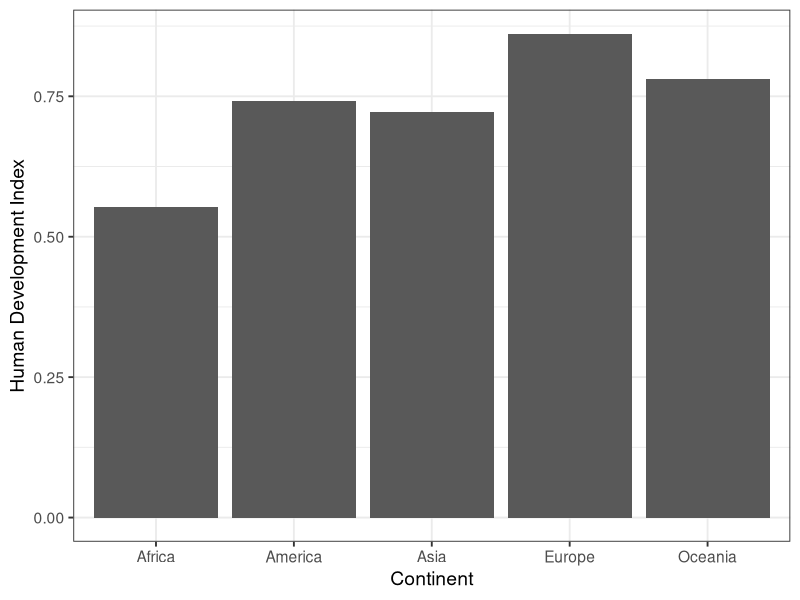
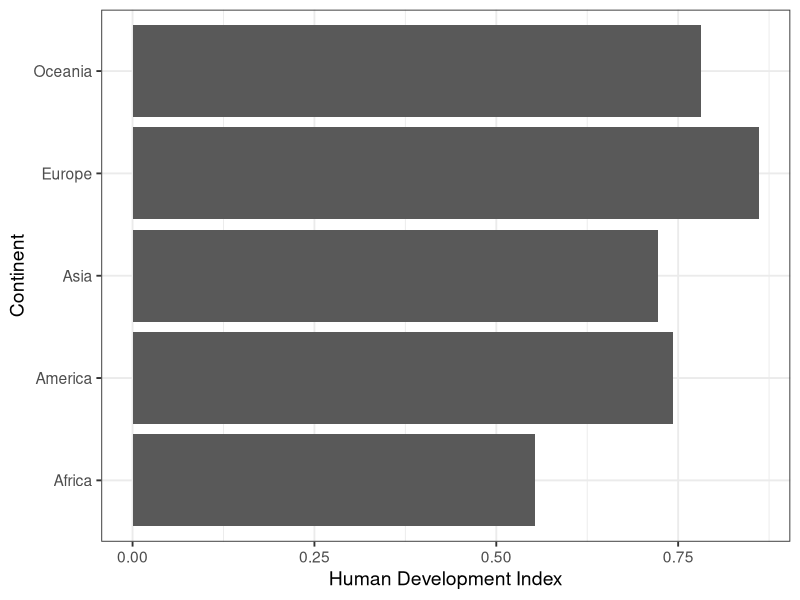
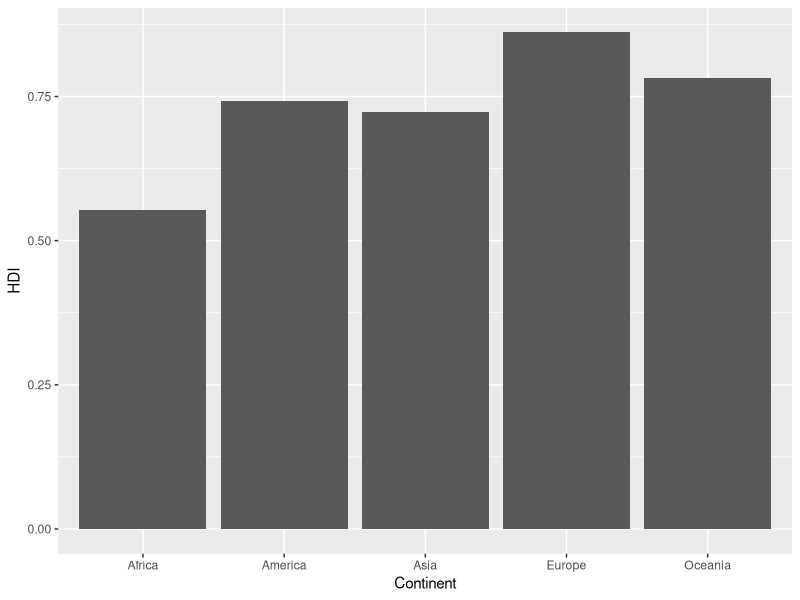
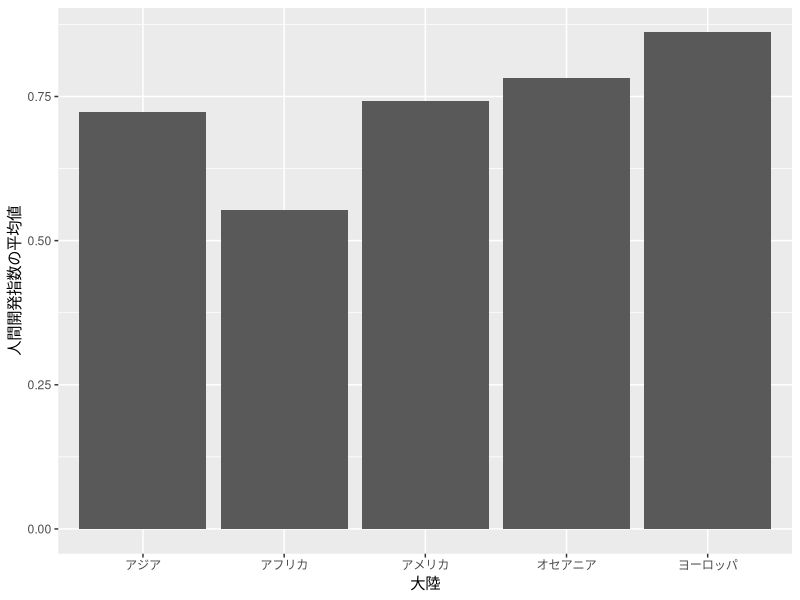
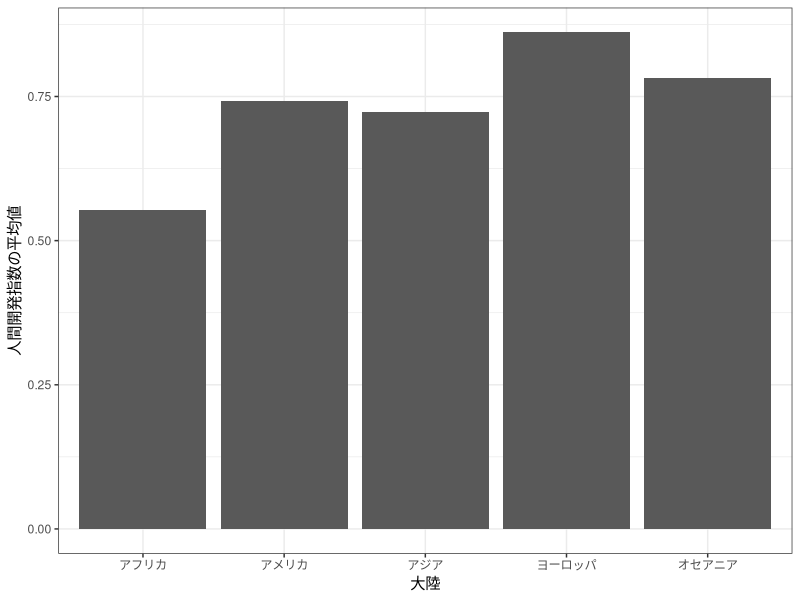
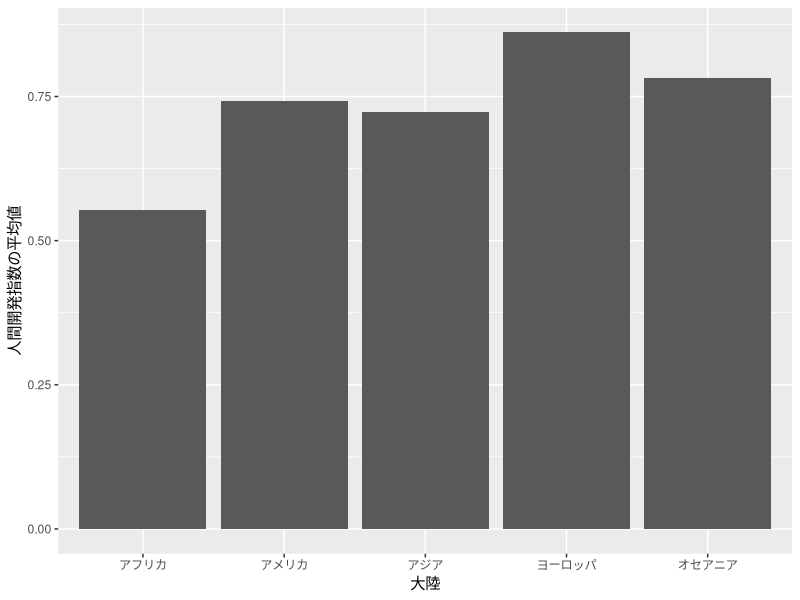
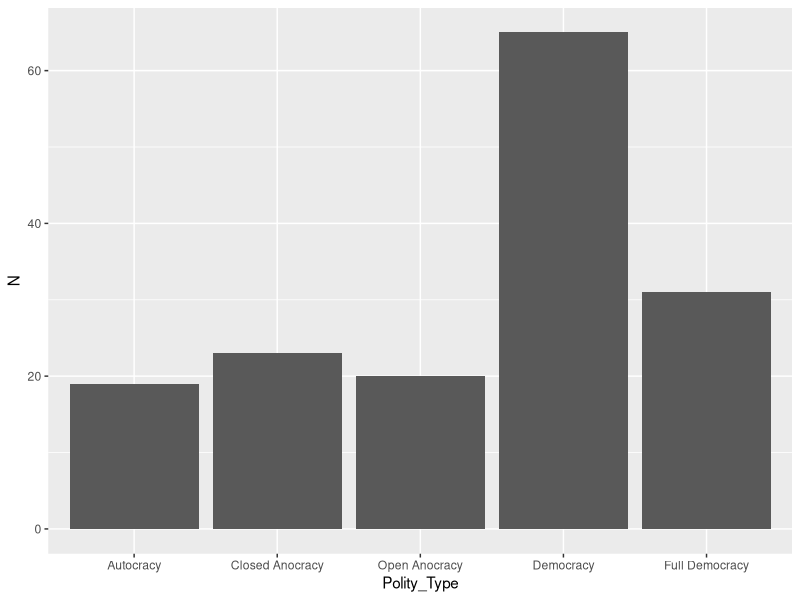
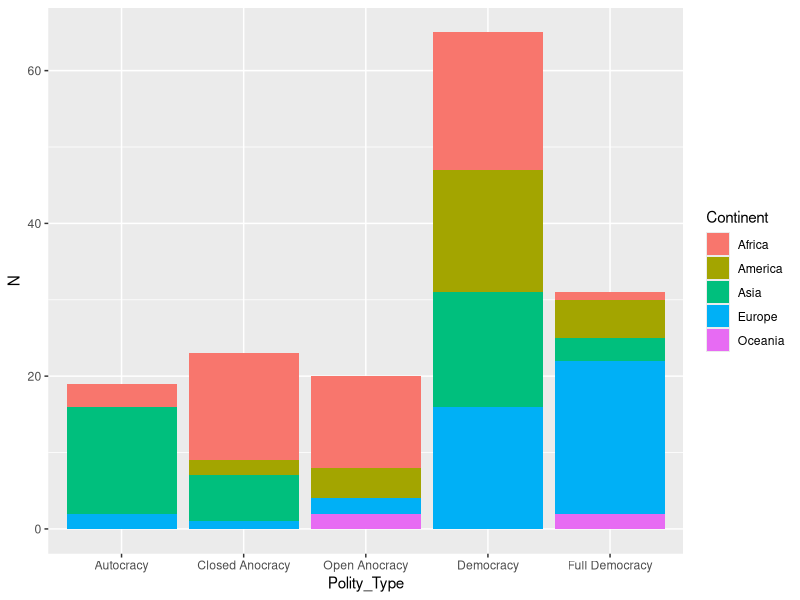

Generate these figures, in order, with R:
## ---- chunk 1
#| include: false
library(tidyverse)
df <- read_csv("Data/countries.csv")
## ---- chunk 2
#| message: false
#| echo: false
library(tidyverse)
df <- read_csv("Data/countries.csv")
## ---- chunk 3
#| echo: false
#| fig-width: 5
#| fig-height: 4
df |>
   group_by(Continent) |>
   summarise(HDI = mean(HDI_2018, na.rm = TRUE)) |>
   ggplot() +
   geom_col(aes(x = Continent, y = HDI)) +
   labs(y = "Human Development Index") +
   theme_bw(base_size   = 14)
## ---- chunk 4
#| echo: false
#| fig-width: 5
#| fig-height: 4
df |>
   group_by(Continent) |>
   summarise(HDI = mean(HDI_2018, na.rm = TRUE)) |>
   ggplot() +
   geom_col(aes(y = Continent, x = HDI)) +
   labs(x = "Human Development Index") +
   theme_bw(base_size   = 14)
## ---- chunk 5
#| message: false
library(tidyverse)
df <- read_csv("Data/countries.csv")

df2 <- df |>
   group_by(Continent) |>
   summarise(HDI = mean(HDI_2018, na.rm = TRUE))

df2
## ---- chunk 6
#| code-line-numbers: "3,4"
bar_plot1 <- df2 |>
  ggplot() +
  geom_col(aes(x = Continent, y = HDI))
## ---- chunk 7
#| fig-width: 5
#| fig-height: 2.8
bar_plot1
## ---- chunk 8
df2 <- df2 |>
   mutate(Continent_J = case_when(Continent == "Asia"    ~ "アジア",
                                  Continent == "Africa"  ~ "アフリカ",
                                  Continent == "America" ~ "アメリカ",
                                  Continent == "Europe"  ~ "ヨーロッパ",
                                  TRUE                   ~ "オセアニア"))

df2
## ---- chunk 9
#| fig-width: 8
#| fig-height: 3.2
#| code-line-numbers: "4"
df2 |>
   ggplot() +
   geom_col(aes(x = Continent_J, y = HDI)) +
   labs(x = "大陸", y = "人間開発指数の平均値")
## ---- chunk 10
#| echo: false
#| fig-width: 8
#| fig-height: 3.5
#| code-line-numbers: "2-4"
df2 |>
   mutate(Continent_J = factor(Continent_J, 
                               levels = c("アフリカ", "アメリカ", "アジア", 
                                          "ヨーロッパ", "オセアニア"))) |> 
   ggplot() +
   geom_col(aes(x = Continent_J, y = HDI)) +
   labs(x = "大陸", y = "人間開発指数の平均値") +
   theme_bw() # Black and Whiteテーマも使ってみよう
## ---- chunk 11
# df2の中身
df2
## ---- chunk 12
#| fig-width: 8
#| fig-height: 3.5
#| code-line-numbers: "2"
df2 |>
   mutate(Continent_J = fct_inorder(Continent_J)) |>
   ggplot() +
   geom_col(aes(x = Continent_J, y = HDI)) +
   labs(x = "大陸", y = "人間開発指数の平均値")
## ---- chunk 13
df3 <- df |>
   drop_na(Polity_Type) |>
   mutate(Polity_Type = factor(Polity_Type,
                               levels = c("Autocracy", "Closed Anocracy",
                                          "Open Anocracy", "Democracy",
                                          "Full Democracy"))) |>
   group_by(Polity_Type) |>
   summarise(N = n())

df3
## ---- chunk 14
#| fig-width: 8
#| fig-height: 3.5
df3 |>
   ggplot() +
   geom_col(aes(x = Polity_Type, y = N))
## ---- chunk 15
df4 <- df |>
   drop_na(Polity_Type) |>
   mutate(Polity_Type = factor(Polity_Type,
                               levels = c("Autocracy", "Closed Anocracy",
                                          "Open Anocracy", "Democracy",
                                          "Full Democracy"))) |>
   group_by(Polity_Type, Continent) |>
   summarise(N       = n(),
             .groups = "drop")
## ---- chunk 16
df4
## ---- chunk 17
#| fig-width: 8
#| fig-height: 3
#| code-line-numbers: "3"
df4 |>
  ggplot() +
  geom_col(aes(x = Polity_Type, y = N, fill = Continent))
## ---- chunk 18
#| fig-width: 8
#| fig-height: 3
#| code-line-numbers: "4"
df4 |>
  ggplot() +
  geom_col(aes(x = Polity_Type, y = N, fill = Continent), 
           position = "dodge")
## ---- chunk 19
#| echo: false
#| fig-width: 8
#| fig-height: 3
#| code-line-numbers: "5"
df4 |>
  ggplot() +
  geom_col(aes(x = Polity_Type, y = N, fill = Continent),
           position = "dodge") +
  theme(legend.position = "bottom")
## ---- chunk 20
#| echo: false
#| fig-width: 8
#| fig-height: 3
#| code-line-numbers: "3"
df4 |>
  ggplot() +
  geom_col(aes(x = Continent, y = N, fill = Polity_Type),
           position = "dodge") +
  labs(x = "Continent", y = "Number of Countries", fill = "Polity Type")
## ---- chunk 21
#| code-line-numbers: "4"
bar_plot2 <- df4 |>
  ggplot() +
  geom_col(aes(x = Polity_Type, y = N)) +
  facet_wrap(~ Continent, ncol = 5) # ncol/nrowで列/行数の指定が可能
## ---- chunk 22
#| fig-width: 7
#| fig-height: 2.5
bar_plot2
## ---- chunk 23
#| code-line-numbers: "4"
# 以下のように図オブジェクトに直接「+」でレイヤーを追加することもできる。
bar_plot3 <- bar_plot2 +
   theme_minimal() + # テーマを変えてみよう
   theme(axis.text.x = element_text(angle = 35, vjust = 1, hjust = 1)) # 35度回転
## ---- chunk 24
#| fig-width: 7
#| fig-height: 2.5
bar_plot3
## ---- chunk 25
#| code-line-numbers: "3"
bar_plot4 <- df4 |>
  ggplot() +
  geom_col(aes(x = N, y = Polity_Type)) +
  labs(x = "Number of Countries", y = "Poltiy Type") +
  facet_wrap(~ Continent, ncol = 5) + # 5列のファセット分割
  theme_minimal(base_size = 12)       # フォントサイズの調整も可能
## ---- chunk 26
#| fig-width: 8
#| fig-height: 3.25
bar_plot4
## ---- chunk 27
#| echo: false
#| fig-width: 8
#| fig-height: 3.5
#| warning: false
#| message: false
df |>
   ggplot() +
   geom_histogram(aes(x = HDI_2018), binwidth = 0.05) +
   labs(x = "人間開発指数 (2018年)", y = "国家数") +
   theme_gray(base_size   = 12)
## ---- chunk 28
#| fig-width: 8
#| fig-height: 3.5
#| warning: false
#| message: false
df |>
  ggplot() +
  geom_histogram(aes(x = HDI_2018)) # HDI_2018のヒストグラム
## ---- chunk 29
#| fig-width: 8
#| fig-height: 3.5
#| warning: false
#| message: false
df |>
  ggplot() +
  geom_histogram(aes(x = HDI_2018), bins = 10) # 棒を10本にする
## ---- chunk 30
#| fig-width: 8
#| fig-height: 3.5
#| warning: false
#| message: false
df |>
  ggplot() +
  geom_histogram(aes(x = HDI_2018), binwidth = 0.05) # 棒の幅を0.05にする
## ---- chunk 31
#| fig-width: 8
#| fig-height: 3
#| warning: false
#| message: false
hist_plot1 <- df |>
  ggplot() +
  geom_histogram(aes(x = HDI_2018), binwidth = 0.05, color = "white") +
  labs(x = "Human Development Index (2018)", y = "Number of Countries")
hist_plot1
## ---- chunk 32
#| warning: false
#| message: false
#| code-line-numbers: "2,3"
hist_plot2 <- hist_plot1 +
   scale_x_continuous(breaks = seq(0.4, 1.0, by = 0.1),
                      labels = seq(0.4, 1.0, by = 0.1))
## ---- chunk 33
#| fig-width: 8
#| fig-height: 3
#| warning: false
#| message: false
hist_plot2
## ---- chunk 34
#| fig-width: 8
#| fig-height: 3.4
#| warning: false
#| message: false
#| code-line-numbers: "2"
hist_plot1 +
   facet_wrap(~Continent, ncol = 6)
## ---- chunk 35
#| echo: false
#| fig-width: 8
#| fig-height: 3
#| warning: false
#| message: false
df |>
   mutate(OECD = if_else(OECD == 1, "OECD Members", "Others")) |>
   ggplot() +
   geom_histogram(aes(x = HDI_2018, fill = OECD), position = "identity",
                  binwidth = 0.05, color = "white", alpha = 0.5)
